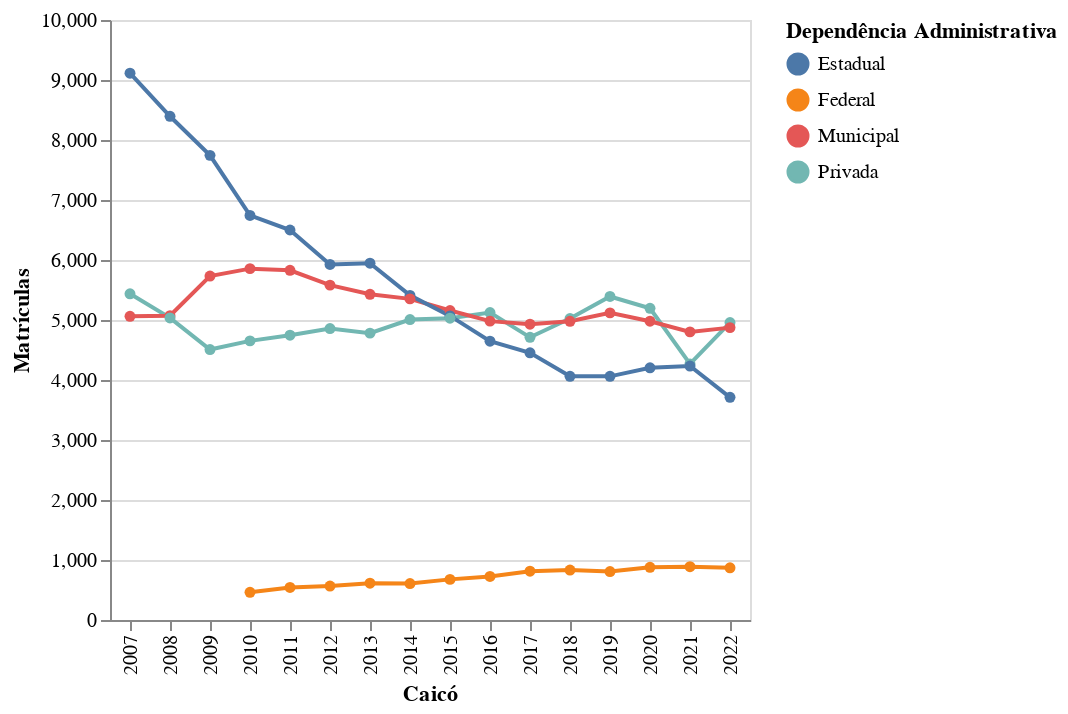

The notebook cell saved with this chart:
### Code cell
filtro = 'Caicó' # Salvador, Feira de Santana, Campina Grande, Caicó e Recife

cidade = analise.loc[analise['NO_MUNICIPIO'] == filtro]

alt.Chart(cidade).mark_line(point=True).encode(
    x = alt.X('NU_ANO_CENSO:N', title=filtro),
    y = alt.Y('QT_MAT_BAS', title=titulo),
    color = alt.Color('TP_DEPENDENCIA', title="Dependência Administrativa"),
    tooltip = [alt.Tooltip('NU_ANO_CENSO'),
              alt.Tooltip('QT_MAT_BAS', format=','),
              alt.Tooltip('TP_DEPENDENCIA')]
).interactive()

### Figure 1 — Vega-Lite specification as saved in the notebook (floating-point values rounded to 4 significant figures)
{"config": {"view": {"continuousWidth": 400, "continuousHeight": 300}}, "data": {"name": "data-f4cfcab4d711497c2cc27a4296cdb84d"}, "mark": {"type": "line", "point": true}, "encoding": {"color": {"field": "TP_DEPENDENCIA", "title": "Dependência Administrativa", "type": "nominal"}, "tooltip": [{"field": "NU_ANO_CENSO", "type": "quantitative"}, {"field": "QT_MAT_BAS", "format": ",", "type": "quantitative"}, {"field": "TP_DEPENDENCIA", "type": "nominal"}], "x": {"field": "NU_ANO_CENSO", "title": "Caicó", "type": "nominal"}, "y": {"field": "QT_MAT_BAS", "title": "Matrículas", "type": "quantitative"}}, "selection": {"selector033": {"type": "interval", "bind": "scales", "encodings": ["x", "y"]}}, "$schema": "https://vega.github.io/schema/vega-lite/v4.17.0.json", "datasets": {"data-f4cfcab4d711497c2cc27a4296cdb84d": [{"TP_DEPENDENCIA": "Privada", "NU_ANO_CENSO": 2022, "NO_MUNICIPIO": "Caicó", "QT_MAT_BAS": 4957.0}, {"TP_DEPENDENCIA": "Municipal", "NU_ANO_CENSO": 2022, "NO_MUNICIPIO": "Caicó", "QT_MAT_BAS": 4873.0}, {"TP_DEPENDENCIA": "Estadual", "NU_ANO_CENSO": 2022, "NO_MUNICIPIO": "Caicó", "QT_MAT_BAS": 3711.0}, {"TP_DEPENDENCIA": "Federal", "NU_ANO_CENSO": 2022, "NO_MUNICIPIO": "Caicó", "QT_MAT_BAS": 870.0}, {"TP_DEPENDENCIA": "Municipal", "NU_ANO_CENSO": 2021, "NO_MUNICIPIO": "Caicó", "QT_MAT_BAS": 4802.0}, {"TP_DEPENDENCIA": "Privada", "NU_ANO_CENSO": 2021, "NO_MUNICIPIO": "Caicó", "QT_MAT_BAS": 4269.0}, {"TP_DEPENDENCIA": "Estadual", "NU_ANO_CENSO": 2021, "NO_MUNICIPIO": "Caicó", "QT_MAT_BAS": 4233.0}, {"TP_DEPENDENCIA": "Federal", "NU_ANO_CENSO": 2021, "NO_MUNICIPIO": "Caicó", "QT_MAT_BAS": 889.0}, {"TP_DEPENDENCIA": "Privada", "NU_ANO_CENSO": 2020, "NO_MUNICIPIO": "Caicó", "QT_MAT_BAS": 5195.0}, {"TP_DEPENDENCIA": "Municipal", "NU_ANO_CENSO": 2020, "NO_MUNICIPIO": "Caicó", "QT_MAT_BAS": 4980.0}, {"TP_DEPENDENCIA": "Estadual", "NU_ANO_CENSO": 2020, "NO_MUNICIPIO": "Caicó", "QT_MAT_BAS": 4204.0}, {"TP_DEPENDENCIA": "Federal", "NU_ANO_CENSO": 2020, "NO_MUNICIPIO": "Caicó", "QT_MAT_BAS": 879.0}, {"TP_DEPENDENCIA": "Privada", "NU_ANO_CENSO": 2019, "NO_MUNICIPIO": "Caicó", "QT_MAT_BAS": 5392.0}, {"TP_DEPENDENCIA": "Municipal", "NU_ANO_CENSO": 2019, "NO_MUNICIPIO": "Caicó", "QT_MAT_BAS": 5119.0}, {"TP_DEPENDENCIA": "Estadual", "NU_ANO_CENSO": 2019, "NO_MUNICIPIO": "Caicó", "QT_MAT_BAS": 4061.0}, {"TP_DEPENDENCIA": "Federal", "NU_ANO_CENSO": 2019, "NO_MUNICIPIO": "Caicó", "QT_MAT_BAS": 808.0}, {"TP_DEPENDENCIA": "Privada", "NU_ANO_CENSO": 2018, "NO_MUNICIPIO": "Caicó", "QT_MAT_BAS": 5025.0}, {"TP_DEPENDENCIA": "Municipal", "NU_ANO_CENSO": 2018, "NO_MUNICIPIO": "Caicó", "QT_MAT_BAS": 4978.0}, {"TP_DEPENDENCIA": "Estadual", "NU_ANO_CENSO": 2018, "NO_MUNICIPIO": "Caicó", "QT_MAT_BAS": 4061.0}, {"TP_DEPENDENCIA": "Federal", "NU_ANO_CENSO": 2018, "NO_MUNICIPIO": "Caicó", "QT_MAT_BAS": 832.0}, {"TP_DEPENDENCIA": "Municipal", "NU_ANO_CENSO": 2017, "NO_MUNICIPIO": "Caicó", "QT_MAT_BAS": 4930.0}, {"TP_DEPENDENCIA": "Privada", "NU_ANO_CENSO": 2017, "NO_MUNICIPIO": "Caicó", "QT_MAT_BAS": 4711.0}, {"TP_DEPENDENCIA": "Estadual", "NU_ANO_CENSO": 2017, "NO_MUNICIPIO": "Caicó", "QT_MAT_BAS": 4453.0}, {"TP_DEPENDENCIA": "Federal", "NU_ANO_CENSO": 2017, "NO_MUNICIPIO": "Caicó", "QT_MAT_BAS": 813.0}, {"TP_DEPENDENCIA": "Privada", "NU_ANO_CENSO": 2016, "NO_MUNICIPIO": "Caicó", "QT_MAT_BAS": 5124.0}, {"TP_DEPENDENCIA": "Municipal", "NU_ANO_CENSO": 2016, "NO_MUNICIPIO": "Caicó", "QT_MAT_BAS": 4981.0}, {"TP_DEPENDENCIA": "Estadual", "NU_ANO_CENSO": 2016, "NO_MUNICIPIO": "Caicó", "QT_MAT_BAS": 4647.0}, {"TP_DEPENDENCIA": "Federal", "NU_ANO_CENSO": 2016, "NO_MUNICIPIO": "Caicó", "QT_MAT_BAS": 726.0}, {"TP_DEPENDENCIA": "Municipal", "NU_ANO_CENSO": 2015, "NO_MUNICIPIO": "Caicó", "QT_MAT_BAS": 5158.0}, {"TP_DEPENDENCIA": "Estadual", "NU_ANO_CENSO": 2015, "NO_MUNICIPIO": "Caicó", "QT_MAT_BAS": 5068.0}, {"TP_DEPENDENCIA": "Privada", "NU_ANO_CENSO": 2015, "NO_MUNICIPIO": "Caicó", "QT_MAT_BAS": 5030.0}, {"TP_DEPENDENCIA": "Federal", "NU_ANO_CENSO": 2015, "NO_MUNICIPIO": "Caicó", "QT_MAT_BAS": 677.0}, {"TP_DEPENDENCIA": "Estadual", "NU_ANO_CENSO": 2014, "NO_MUNICIPIO": "Caicó", "QT_MAT_BAS": 5410.0}, {"TP_DEPENDENCIA": "Municipal", "NU_ANO_CENSO": 2014, "NO_MUNICIPIO": "Caicó", "QT_MAT_BAS": 5352.0}, {"TP_DEPENDENCIA": "Privada", "NU_ANO_CENSO": 2014, "NO_MUNICIPIO": "Caicó", "QT_MAT_BAS": 5007.0}, {"TP_DEPENDENCIA": "Federal", "NU_ANO_CENSO": 2014, "NO_MUNICIPIO": "Caicó", "QT_MAT_BAS": 607.0}, {"TP_DEPENDENCIA": "Estadual", "NU_ANO_CENSO": 2013, "NO_MUNICIPIO": "Caicó", "QT_MAT_BAS": 5947.0}, {"TP_DEPENDENCIA": "Municipal", "NU_ANO_CENSO": 2013, "NO_MUNICIPIO": "Caicó", "QT_MAT_BAS": 5428.0}, {"TP_DEPENDENCIA": "Privada", "NU_ANO_CENSO": 2013, "NO_MUNICIPIO": "Caicó", "QT_MAT_BAS": 4781.0}, {"TP_DEPENDENCIA": "Federal", "NU_ANO_CENSO": 2013, "NO_MUNICIPIO": "Caicó", "QT_MAT_BAS": 614.0}, {"TP_DEPENDENCIA": "Estadual", "NU_ANO_CENSO": 2012, "NO_MUNICIPIO": "Caicó", "QT_MAT_BAS": 5926.0}, {"TP_DEPENDENCIA": "Municipal", "NU_ANO_CENSO": 2012, "NO_MUNICIPIO": "Caicó", "QT_MAT_BAS": 5581.0}, {"TP_DEPENDENCIA": "Privada", "NU_ANO_CENSO": 2012, "NO_MUNICIPIO": "Caicó", "QT_MAT_BAS": 4858.0}, {"TP_DEPENDENCIA": "Federal", "NU_ANO_CENSO": 2012, "NO_MUNICIPIO": "Caicó", "QT_MAT_BAS": 565.0}, {"TP_DEPENDENCIA": "Estadual", "NU_ANO_CENSO": 2011, "NO_MUNICIPIO": "Caicó", "QT_MAT_BAS": 6500.0}, {"TP_DEPENDENCIA": "Municipal", "NU_ANO_CENSO": 2011, "NO_MUNICIPIO": "Caicó", "QT_MAT_BAS": 5829.0}, {"TP_DEPENDENCIA": "Privada", "NU_ANO_CENSO": 2011, "NO_MUNICIPIO": "Caicó", "QT_MAT_BAS": 4747.0}, {"TP_DEPENDENCIA": "Federal", "NU_ANO_CENSO": 2011, "NO_MUNICIPIO": "Caicó", "QT_MAT_BAS": 542.0}, {"TP_DEPENDENCIA": "Estadual", "NU_ANO_CENSO": 2010, "NO_MUNICIPIO": "Caicó", "QT_MAT_BAS": 6743.0}, {"TP_DEPENDENCIA": "Municipal", "NU_ANO_CENSO": 2010, "NO_MUNICIPIO": "Caicó", "QT_MAT_BAS": 5856.0}, {"TP_DEPENDENCIA": "Privada", "NU_ANO_CENSO": 2010, "NO_MUNICIPIO": "Caicó", "QT_MAT_BAS": 4652.0}, {"TP_DEPENDENCIA": "Federal", "NU_ANO_CENSO": 2010, "NO_MUNICIPIO": "Caicó", "QT_MAT_BAS": 461.0}, {"TP_DEPENDENCIA": "Estadual", "NU_ANO_CENSO": 2009, "NO_MUNICIPIO": "Caicó", "QT_MAT_BAS": 7744.0}, {"TP_DEPENDENCIA": "Municipal", "NU_ANO_CENSO": 2009, "NO_MUNICIPIO": "Caicó", "QT_MAT_BAS": 5733.0}, {"TP_DEPENDENCIA": "Privada", "NU_ANO_CENSO": 2009, "NO_MUNICIPIO": "Caicó", "QT_MAT_BAS": 4508.0}, {"TP_DEPENDENCIA": "Estadual", "NU_ANO_CENSO": 2008, "NO_MUNICIPIO": "Caicó", "QT_MAT_BAS": 8395.0}, {"TP_DEPENDENCIA": "Municipal", "NU_ANO_CENSO": 2008, "NO_MUNICIPIO": "Caicó", "QT_MAT_BAS": 5071.0}, {"TP_DEPENDENCIA": "Privada", "NU_ANO_CENSO": 2008, "NO_MUNICIPIO": "Caicó", "QT_MAT_BAS": 5035.0}, {"TP_DEPENDENCIA": "Estadual", "NU_ANO_CENSO": 2007, "NO_MUNICIPIO": "Caicó", "QT_MAT_BAS": 9114.0}, {"TP_DEPENDENCIA": "Privada", "NU_ANO_CENSO": 2007, "NO_MUNICIPIO": "Caicó", "QT_MAT_BAS": 5437.0}, {"TP_DEPENDENCIA": "Municipal", "NU_ANO_CENSO": 2007, "NO_MUNICIPIO": "Caicó", "QT_MAT_BAS": 5062.0}]}}
